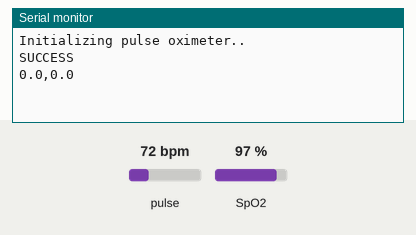
The sketch below on a simulated Arduino Nano, built with avr-gcc and run on an emulated ATmega328P. On the bench: the last lines printed to the serial monitor. The inputs (shaded band) are chosen by the test bench; at power-on: pulse 72 bpm, SpO2 97 %.

Above: at 1.2 s.
1.3 s: pulse set to 42 bpm
At 2.6 s:
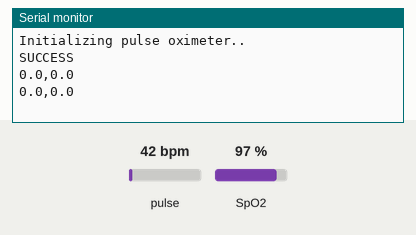
2.8 s: SpO2 set to 80 %
At 3.8 s:
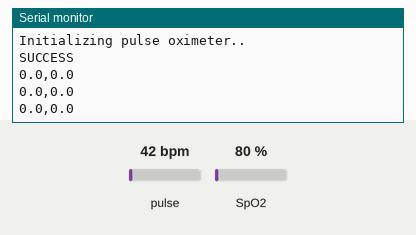
4.3 s: pulse set to 70 bpm
At 5.8 s:
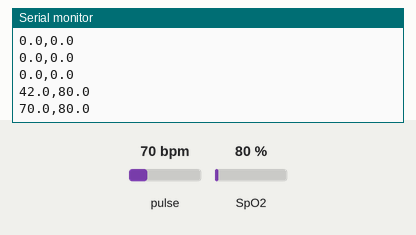
Timing chart, 0 to 7.3 s (numbered marks = the images above; inputs shaded):
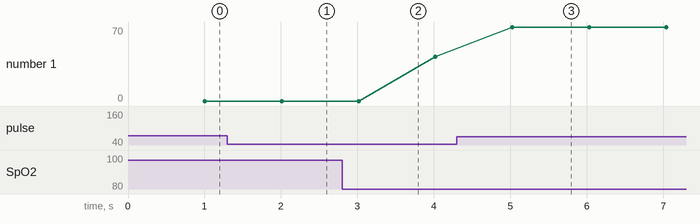

Measured:
- after the input at 4.3 s, the serial monitor: prints a new line after 0.73 s (image 3)
- plotted number 1: 42 → 70 after the input at 4.3 s

The sketch:

nano.ino
```cpp
#include <Wire.h>
#include "MAX30100_PulseOximeter.h"

#define REPORTING_PERIOD_MS 1000
#define SENSOR_RESET_INTERVAL_MS 60000  // Reset sensor every minute

PulseOximeter pox;
uint32_t tsLastReport = 0;
uint32_t lastBeatTime = 0;

uint32_t lastSensorReset = 0;

float lastValidHeartRate = 0;
float lastValidSpO2 = 0;

void onBeatDetected() {
    lastBeatTime = millis();
}

void setup() {
    Serial.begin(9600);
    Wire.begin();

    initializeSensor();
}

void initializeSensor() {
    Serial.println("Initializing pulse oximeter..");
    if (!pox.begin()) {
        Serial.println("FAILED");
        delay(1000);
        return;  // Return to loop and try again
    } else {
        Serial.println("SUCCESS");
        pox.setOnBeatDetectedCallback(onBeatDetected);
        pox.setIRLedCurrent(MAX30100_LED_CURR_7_6MA);
    }
}

void loop() {
    uint32_t currentTime = millis();

    if (currentTime - lastSensorReset > SENSOR_RESET_INTERVAL_MS) {
        initializeSensor();
        lastSensorReset = currentTime;
    }

    pox.update();

    if (currentTime - tsLastReport > REPORTING_PERIOD_MS) {
        float heartRate = pox.getHeartRate();
        float spo2 = pox.getSpO2();

        if (heartRate > 0 && spo2 > 0 && currentTime - lastBeatTime < 5000) {
            lastValidHeartRate = heartRate;
            lastValidSpO2 = spo2;
        }

        // Always send data, even if it's the last valid reading
        Serial.print(lastValidHeartRate, 1);
        Serial.print(",");
        Serial.println(lastValidSpO2, 1);

        tsLastReport = currentTime;
    }

    delay(10);
}
```
